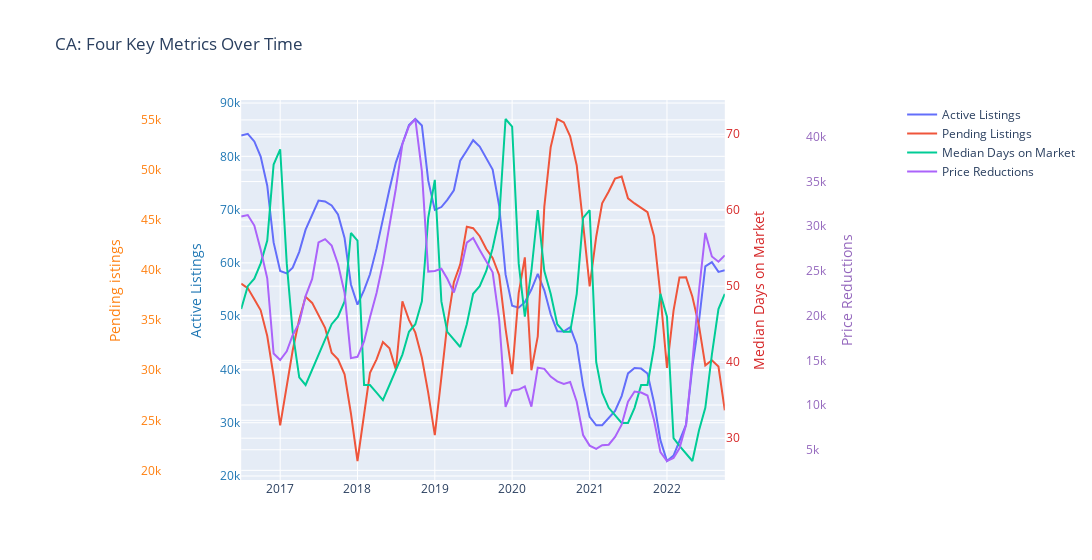
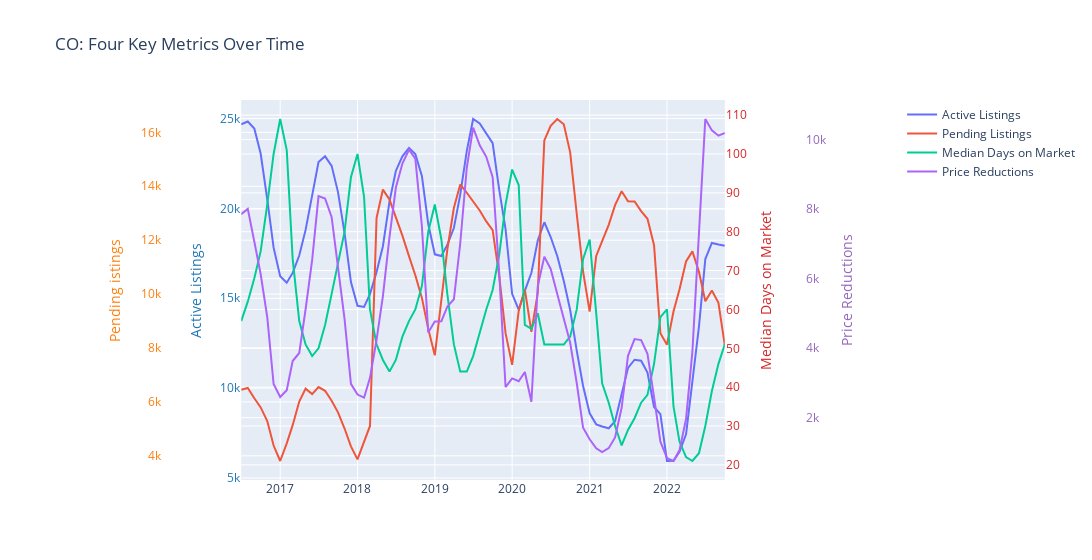
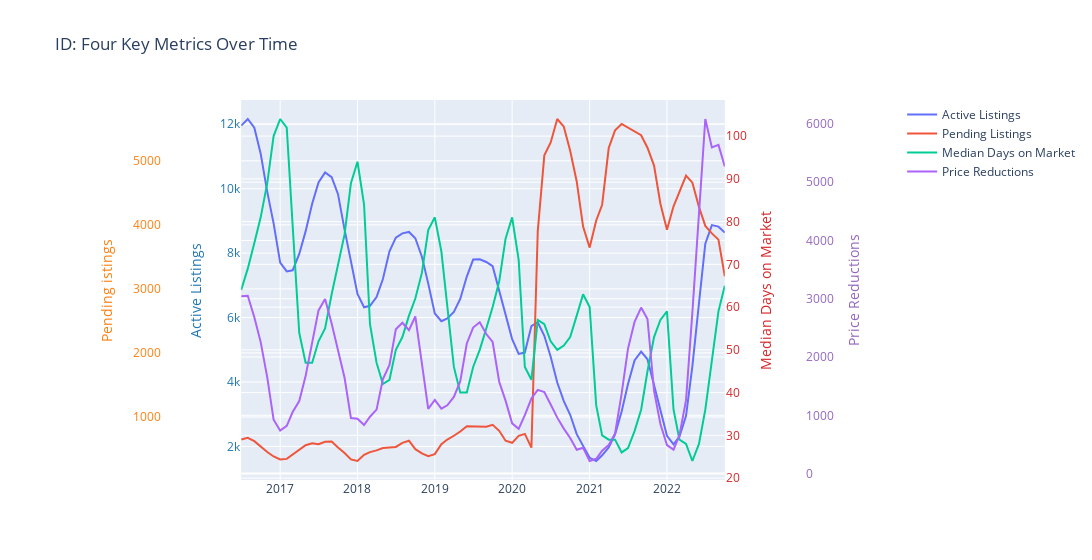
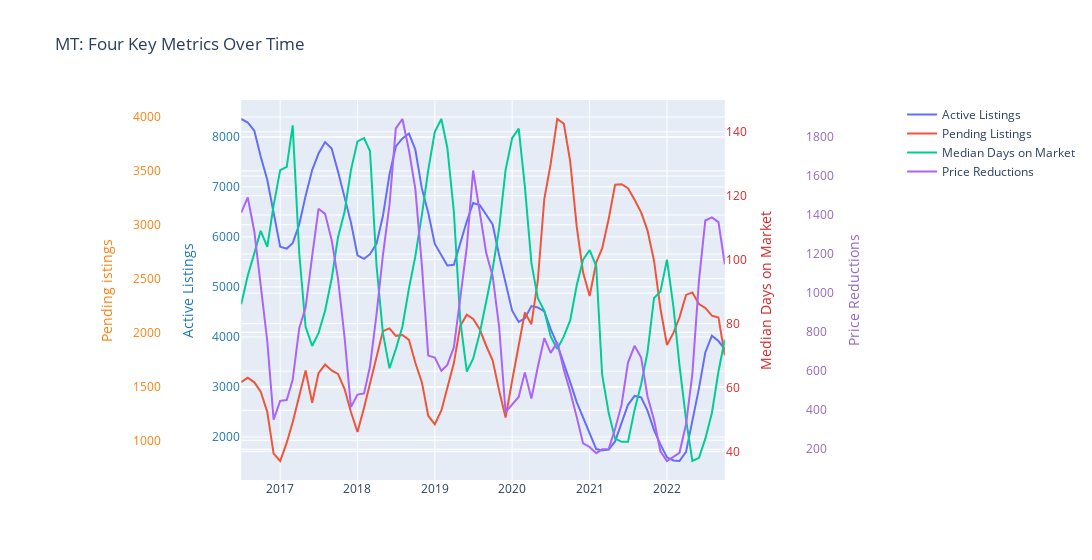

Notebook code for these charts, in order:
### Code cell
states = ['CA','CO','ID','MT']

for i in states:
    four_key_metric_plot(state = i).show(renderer = 'svg')
